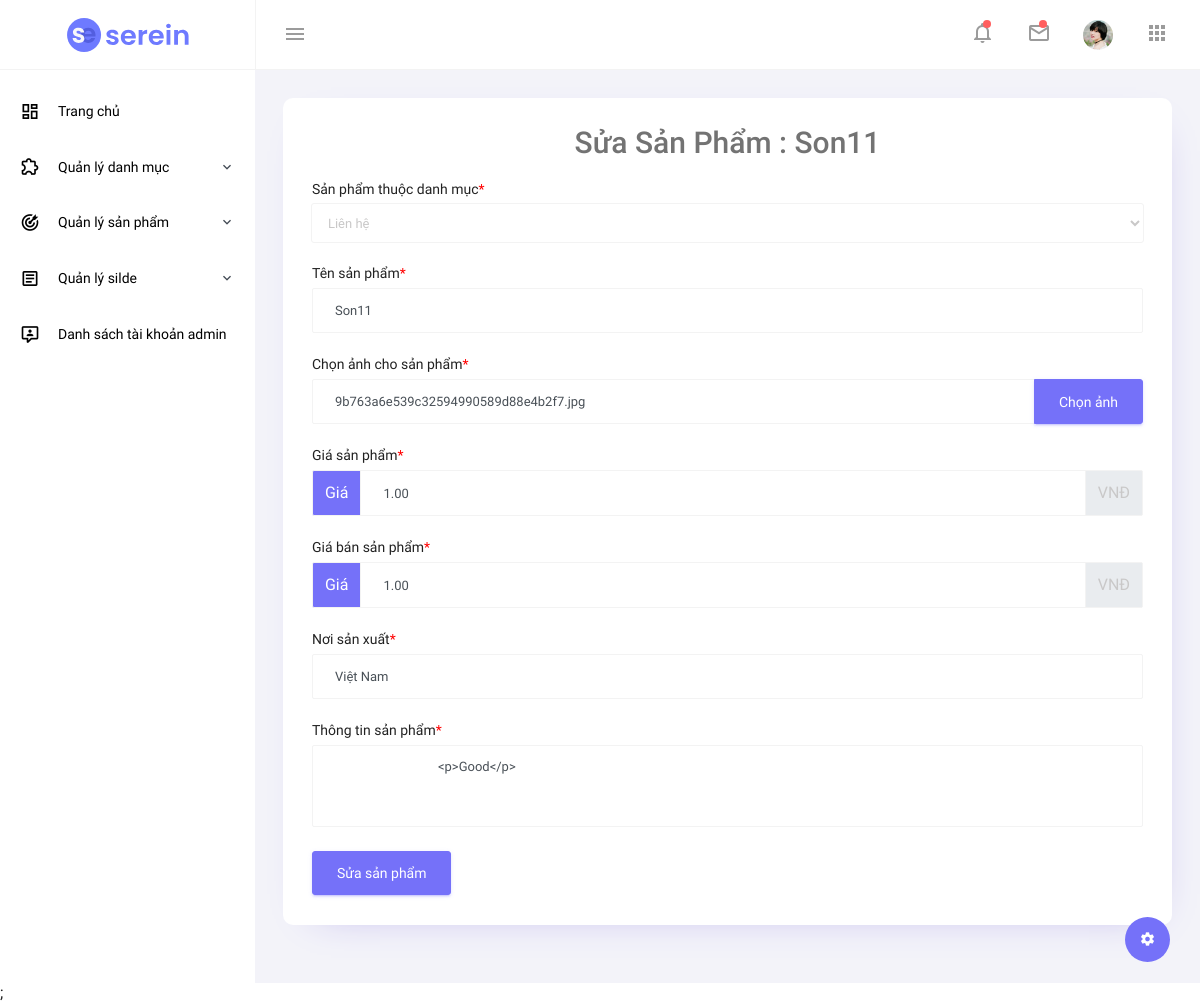
Page /admin/edit_product.php?pid=3 (signed in) on the committed database.
### tables this page shows
CREATE TABLE `products` (
  `product_id` int(255) NOT NULL,
  `cat_id` int(11) NOT NULL,
  `product_name` varchar(50) NOT NULL,
  `product_price` decimal(15,2) NOT NULL,
  `selling_price` decimal(15,2) NOT NULL,
  `image` varchar(50) NOT NULL,
  `introduce` text NOT NULL,
  `made_in` varchar(50) NOT NULL,
  `post_on` datetime NOT NULL
);

CREATE TABLE `categories` (
  `cat_id` int(11) NOT NULL,
  `cat_name` varchar(50) NOT NULL,
  `url` varchar(255) NOT NULL,
  `position` int(11) NOT NULL,
  `display` tinyint(4) NOT NULL
);

### includes/functions.php (called while the page is built, shortened)
<?php
    function validate_id($id){
        if (isset($id)&& filter_var($id,FILTER_VALIDATE_INT,array('min_array' => 1))) {
            $val_id = $id;
            return $val_id;
        }else{
            return NULL;
        }
    }
?>

### admin/edit_product.php (the view, shortened to what this page needs)
<?php
include ('../includes/mysqli_connect.php');
include ('../includes/functions.php');
include "admin_header.php";
include "admin_navbar.php";
include "admin_partial.php";
include "admin_sidebar.php";
$pid = validate_id($_GET['pid']);
?>
<?php
$q = "SELECT * FROM products WHERE product_id = {$pid}";
$r = mysqli_query($dbc,$q);
if (mysqli_num_rows($r) == 1){
    $prod = mysqli_fetch_array($r,MYSQLI_ASSOC);
}
?>
<div class="main-panel">
    <div class="content-wrapper">
        <div class="row grid-margin">
            <div class="col-12">
                <div class="card">
                    <div class="card-body">
                        <h4 class="card-title" style="text-align: center;font-size: 30px;">Sửa sản phẩm : <?php if(isset($prod['product_name'])) echo strip_tags($prod['product_name']);?></h4>
                        <form class="forms-sample" method="post" action="action/action_edit_product.php?pid=<?php echo $pid;?>" enctype="multipart/form-data">
                            <div class="form-group">
                                <label for="exampleInputPassword4">Sản phẩm thuộc danh mục<span style="color: red">*</span></label>
                                <select  name="cat_id" aria-controls="order-listing" class="form-control">
                                    <?php
                                    $q = "SELECT * FROM categories ";
                                    $r = mysqli_query($dbc,$q);
                                    if (mysqli_num_rows($r) > 0){
                                        while ($cats = mysqli_fetch_array($r,MYSQLI_ASSOC)){
                                            echo "<option value='$cats[cat_id]'";
                                            if (isset($prod['cat_id']) && $prod['cat_id'] == $cats['cat_id']) echo "selected='selected'";
                                            echo  " >$cats[cat_name]</option>";
                                        }
                                    }
                                    ?>
                                </select>
                            </div>
                            <div class="form-group">
                                <label for="exampleInputName1">Tên sản phẩm<span style="color: red">*</span></label>
                                <input type="text" class="form-control"
                                       value="<?php if(isset($prod['product_name'])) echo strip_tags($prod['product_name']);?>"
                                       name="product" id="exampleInputName1" placeholder="...">
                            </div>
                            <div class="form-group">
                                <label>Chọn ảnh cho sản phẩm<span style="color: red">*</span></label>
                                <div class="input-group col-xs-12">
                                    <input type="text" value="<?php echo $prod['image']?>" class="form-control file-upload-info"
                                           disabled="" placeholder="...">
                                    <span class="input-group-append">
                          <button class="file-upload-browse btn btn-primary" type="button">Chọn ảnh</button>
                        </span>
                                </div>
                            </div>
                            <div class="form-group">
                                <label>Giá sản phẩm<span style="color: red">*</span></label>
                                <div class="input-group">
                                    <div class="input-group-prepend">
                                        <span class="input-group-text bg-primary text-white">Giá</span>
                                    </div>
                                    <input type="number" class="form-control" name="product_price"
                                           value="<?php if(isset($prod['product_price'])) echo $prod['product_price'];?>"
                                           placeholder="..." aria-label="Amount (to the nearest dollar)">
                                    <div class="input-group-append">
                                        <span class="input-group-text">VNĐ</span>
                                    </div>
                                </div>
                            </div>
                            <div class="form-group">
                                <label>Giá bán sản phẩm<span style="color: red">*</span></label>
                                <div class="input-group">
                                    <div class="input-group-prepend">
                                        <span class="input-group-text bg-primary text-white">Giá</span>
                                    </div>
                                    <input type="number" class="form-control" name="selling_price"
                                           value="<?php if(isset($prod['selling_price'])) echo $prod['selling_price'];?>"
                                           placeholder="..." aria-label="Amount (to the nearest dollar)">
                                    <div class="input-group-append">
                                        <span class="input-group-text">VNĐ</span>
                                    </div>
                                </div>
                            </div>
                            <div class="form-group">
                                <label for="exampleInputCity1">Nơi sản xuất<span style="color: red">*</span></label>
                                <input type="text"
                                       value="<?php if(isset($prod['made_in'])) echo strip_tags($prod['made_in']);?>"
                                       name="made_in" class="form-control" id="exampleInputCity1" placeholder="...">
                            </div>
                            <div class="form-group">
                                <label for="exampleTextarea1">Thông tin sản phẩm<span style="color: red">*</span></label>
                                <textarea class="form-control" name="introduce" id="editor1" rows="4">
                                <?php
                                    if (isset($prod['introduce'])) echo $prod['introduce'];
                                ?>
                                </textarea>
                            </div>
                            <input type="submit" class="btn btn-primary mr-2" name="submit" value="Sửa sản phẩm">
                        </form>
                    </div>
                </div>
            </div>
        </div>
    </div>
</div>
<?php include "admin_end.php" ?>;

### rows in the picture
products: product_name "Son11", cat_id "Liên hệ", product "Son11", image "9b763a6e539c32594990589d88e4b2f7.jpg", product_price "1.00", selling_price "1.00", made_in "Việt Nam", introduce "<p>Good</p>"
